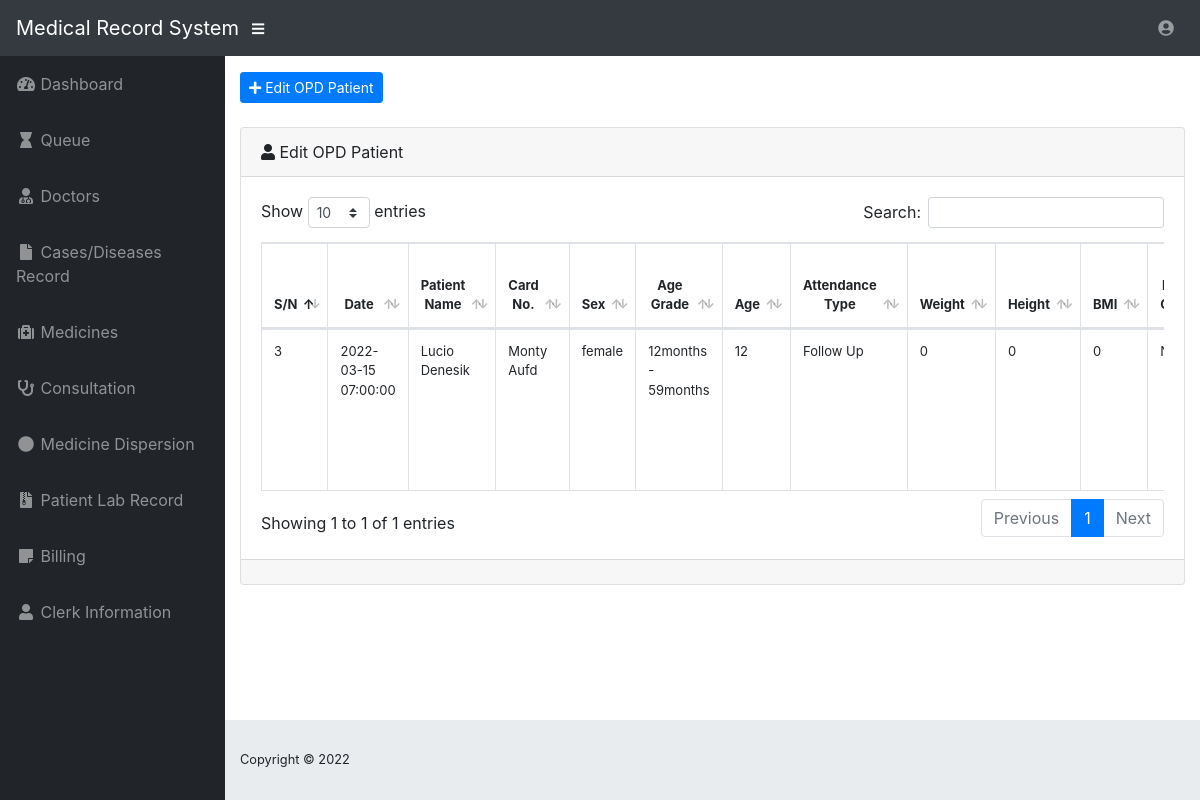
Screenshot of /pages/opd/edit-patient?id=3 with the database file from the repository.
### tables this page shows
CREATE TABLE `out_patient_dept` (
  `id` int(11) NOT NULL,
  `date` timestamp NOT NULL DEFAULT current_timestamp(),
  `patient_name` varchar(40) NOT NULL,
  `card_number` varchar(10) NOT NULL,
  `sex` varchar(10) NOT NULL,
  `age_grade` varchar(30) NOT NULL,
  `age` int(10) NOT NULL,
  `attendance_type` varchar(10) NOT NULL,
  `weight` int(10) NOT NULL,
  `height` int(10) NOT NULL,
  `bmi` int(10) NOT NULL,
  `presenting_complaints` varchar(100) NOT NULL,
  `lab_inv_done` varchar(200) NOT NULL,
  `diagnosis` varchar(100) NOT NULL,
  `drugs_given` varchar(100) NOT NULL,
  `outcome_of_visits` varchar(100) NOT NULL,
  `clinical_diagnosis` varchar(100) NOT NULL,
  `rdt` varchar(50) NOT NULL,
  `microscopy` varchar(50) NOT NULL,
  `act_given` varchar(50) NOT NULL,
  `severe_malaria` varchar(50) NOT NULL,
  `pre_referral_treatment` varchar(50) NOT NULL,
  `tubeculosis` varchar(50) NOT NULL,
  `hepatitis_b` varchar(25) NOT NULL,
  `hepatitis_c` varchar(25) NOT NULL,
  `gender_violence` varchar(40) NOT NULL
);

### config/DB.php (called while the page is built, shortened)
<?php
    class DB {
        public $conn;
        public function __construct($host = 'localhost', $user = 'root', $password = '', $dbname = 'hospital') {
            $this->host = $host;
            $this->user = $user;
            $this->password = $password;
            $this->dbname = $dbname;
            $this->conn = new mysqli($this->host, $this->user, $this->password, $this->dbname) or die("Failed to connect to MySQLi" . $this->conn->connect_error) ;
        }
        public function getOpdPatient($id) {
            $sql = "SELECT * FROM `out_patient_dept` where id = ?";
            $stmt = $this->conn->prepare($sql);
            $stmt->bind_param('i', $id);
            $stmt->execute();
            return $stmt->get_result();
        }
    }

### pages/opd/edit-patient.php (the view, shortened to what this page needs)
<?php
    require $_SERVER['DOCUMENT_ROOT'] . "/hospital/config/DB.php";
    $db = new DB();
    $e_id = $_GET['id'] ? $db->conn->real_escape_string($_GET['id']) : "";
    $result = $db->getOpdPatient($e_id)->fetch_assoc();
?>
<!DOCTYPE html>
<html lang="en">
<?php include '../head.php'; ?>
<body id="page-top">
  <?php include '../navbar.php'; ?>
  <div id="wrapper">
    <?php include '../sidebar.php'; ?>
    <div id="content-wrapper">
      <div class="container-fluid">
        <div class="d-sm-flex align-items-center justify-content-between mb-4">
          <button type="button" class="btn btn-primary btn-icon-text btn-flat btn-sm" data-toggle="modal" data-target="#add-opd">
            <i class="fas fa-plus"></i> Edit OPD Patient
          </button>
        </div>
        <div class="card mb-3">
          <div class="card-header">
            <i class="fas fa-user"></i>
            Edit OPD Patient
          </div>
          <div class="card-body">
            <div class="table-responsive">
              <table class="table table-bordered " id="dataTable" width="100%" cellspacing="0" style="font-size:13px;">
                <thead>
                  <tr class="text-center">
                  <th>S/N</th>
                    <th>Date</th>
                    <th>Patient Name</th>
                    <th>Card No.</th>
                    <th>Sex</th>
                    <th>Age Grade</th>
                    <th>Age</th>
                    <th>Attendance Type</th>
                    <th>Weight</th>
                    <th>Height</th>
                    <th>BMI</th>
                    <th>Presenting Complaints</th>
                  </tr>
                </thead>
                <tbody>
                <?php if ($result) : ?>
                    <tr>
                        <?php foreach ($result as $key => $val) : ?>
                            <td><?= $val ?></td>
                        <?php endforeach; ?>
                    </tr>
                    <?php endif; ?>
                </tbody>
              </table>
            </div>
          </div>
          <div class="card-footer small text-muted"></div>
        </div>
      </div>
      <?php include '../footer.php' ?>
    </div>
  </div>
</body>
</html>

### rows the page displays
out_patient_dept: id "3", date "2022-03-15 07:00:00", patient_name "Lucio Denesik", card_number "Monty Aufd", sex "female", age_grade "12months - 59months", age "12", attendance_type "Follow Up", weight "0", height "0", bmi "0"
